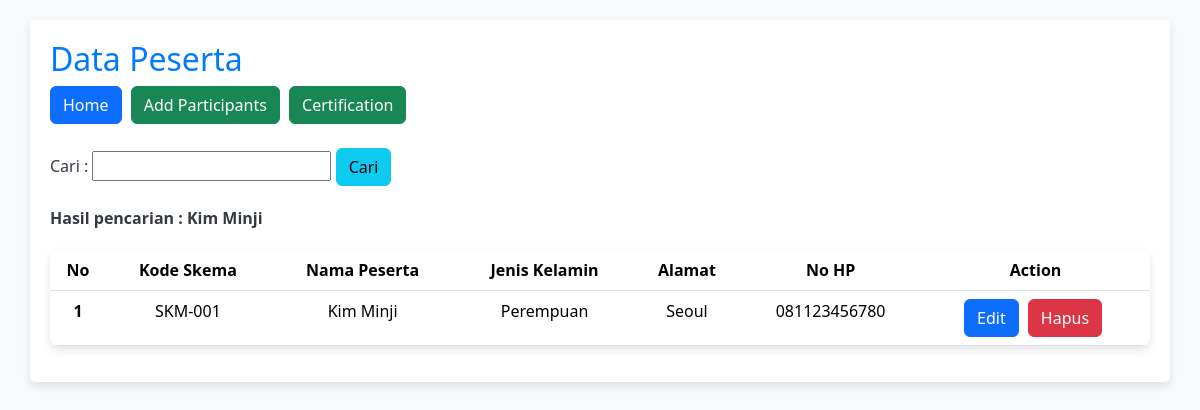
The page /index.php?cari=Kim Minji on the database its author committed.
### tables this page shows
CREATE TABLE `tb_peserta` (
  `id_peserta` int(11) NOT NULL,
  `kd_skema` varchar(255) NOT NULL,
  `nm_peserta` varchar(255) NOT NULL,
  `jekel` varchar(255) NOT NULL,
  `alamat` varchar(255) NOT NULL,
  `no_hp` varchar(255) NOT NULL
);

### index.php (the view, shortened to what this page needs)
<!DOCTYPE html>
<html lang="en">
<head>
    <link rel="stylesheet" href="https://cdn.jsdelivr.net/npm/bootstrap@5.3.2/dist/css/bootstrap.min.css">
</head>
<body>
    <div class="container">
        <h2>Data Peserta</h2>
        <a href="index.php"><button type="button" class="btn btn-primary">Home</button></a>
        <a href="tambah.php"><button type="button" class="btn btn-success">Add Participants</button></a>
        <a href="sertifikasi.php"><button type="button" class="btn btn-success">Certification</button></a>
        <br /><br />
        <form action="index.php" method="get">
            <label>Cari :</label>
            <input type="text" name="cari">
            <input type="submit" value="Cari" class="btn btn-info">
        </form>
        <?php
        if (isset($_GET['cari'])) {
            $cari = $_GET['cari'];
            echo "<b>Hasil pencarian : " . $cari . "</b>";
        }
        ?>
        <table class="table">
            <thead>
                <tr>
                    <th scope="col">No</th>
                    <th scope="col">Kode Skema</th>
                    <th scope="col">Nama Peserta</th>
                    <th scope="col">Jenis Kelamin</th>
                    <th scope="col">Alamat</th>
                    <th scope="col">No HP</th>
                    <th scope="col">Action</th>
                </tr>
            </thead>
            <?php
            include 'koneksi.php';
            $no = 1;
            if (isset($_GET['cari'])) {
                $cari = $_GET['cari'];
                $sql = mysqli_query($coon, "select * from tb_peserta where nm_peserta like '%" . $cari . "%'");
            } else {
                $sql = mysqli_query($coon, "select * from tb_peserta");
            }
            while ($data = mysqli_fetch_array($sql)) {
            ?>
                <tbody>
                    <tr>
                        <th scope="row"><?php echo $no; ?></th>
                        <td><?php echo $data['kd_skema']; ?></td>
                        <td><?php echo $data['nm_peserta']; ?></td>
                        <td><?php echo $data['jekel']; ?></td>
                        <td><?php echo $data['alamat']; ?></td>
                        <td><?php echo $data['no_hp']; ?></td>
                        <td>
                            <a href="edit.php?id=<?php echo $data['id_peserta']; ?>"><button type="button" class="btn btn-primary">Edit</button></a>
                            <a href="delete.php?id=<?php echo $data['id_peserta'] ?>"><button type="button" class="btn btn-danger">Hapus</button></a>
                        </td>
                    </tr>
            <?php
                $no++;
            }
            ?>
                </tbody>
        </table>
    </div>
</body>
</html>

### index.php (style rules this page uses)
body { background-color: #f8f9fa; color: #343a40; margin-top: 20px; }
h2 { color: #007bff; }
form { margin-bottom: 20px; }
table { background-color: #ffffff; box-shadow: 0 4px 8px rgba(0, 0, 0, 0.1); border-radius: 8px; overflow: hidden; width: 100%; margin-top: 20px; }
th, td { text-align: center; padding: 15px; }
th { background-color: #007bff; color: #ffffff; }
.btn { margin-right: 5px; }
.container { border-radius: 5px; padding: 20px; background-color: #ffffff; box-shadow: 0 4px 8px rgba(0, 0, 0, 0.1); }

### rows shown on the page
tb_peserta: kd_skema "SKM-001", nm_peserta "Kim Minji", jekel "Perempuan", alamat "Seoul", no_hp "081123456780"

### other values the page prints
$cari "Kim Minji"
